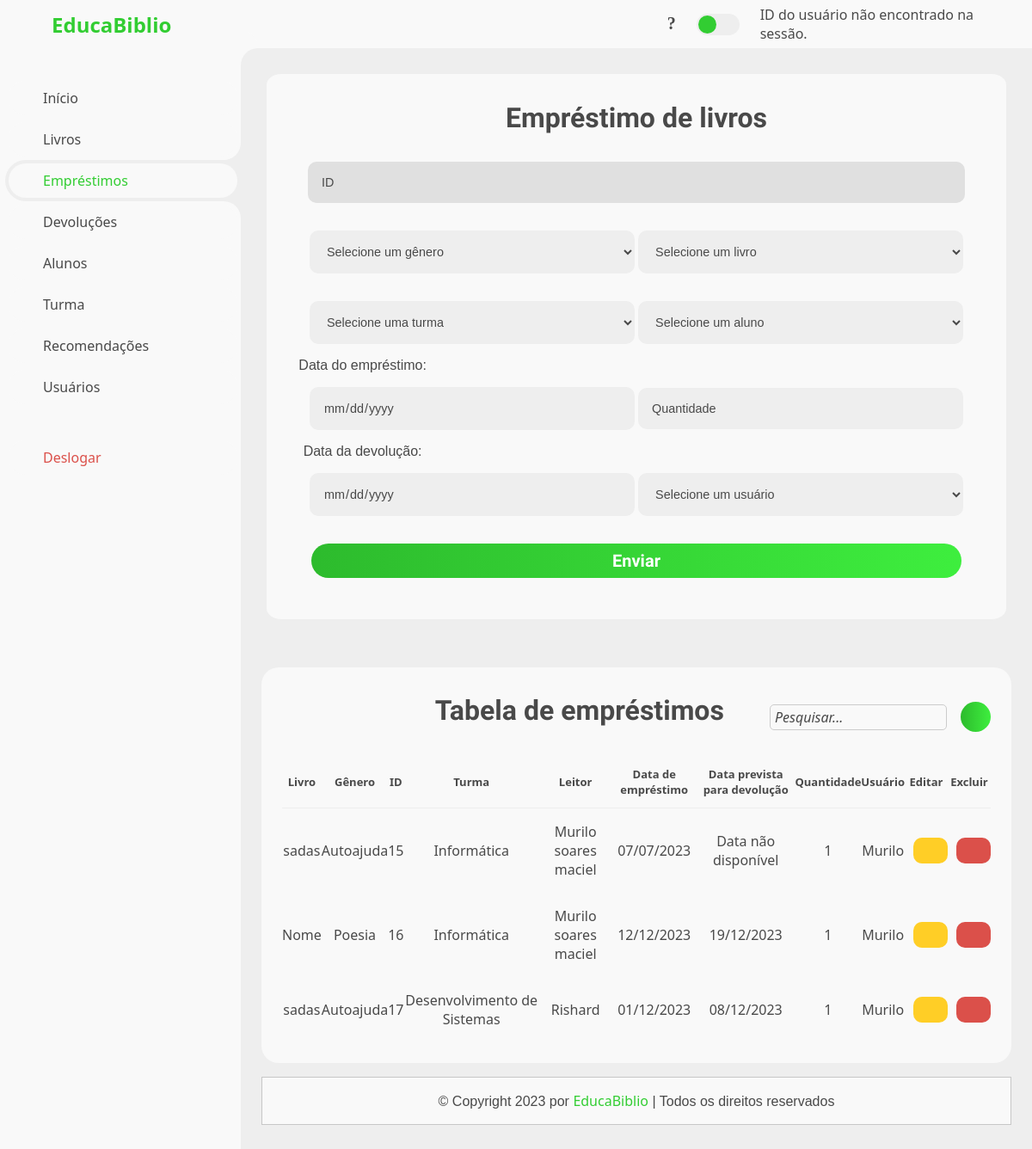
The app's page /View/emprestimos.php, older data.
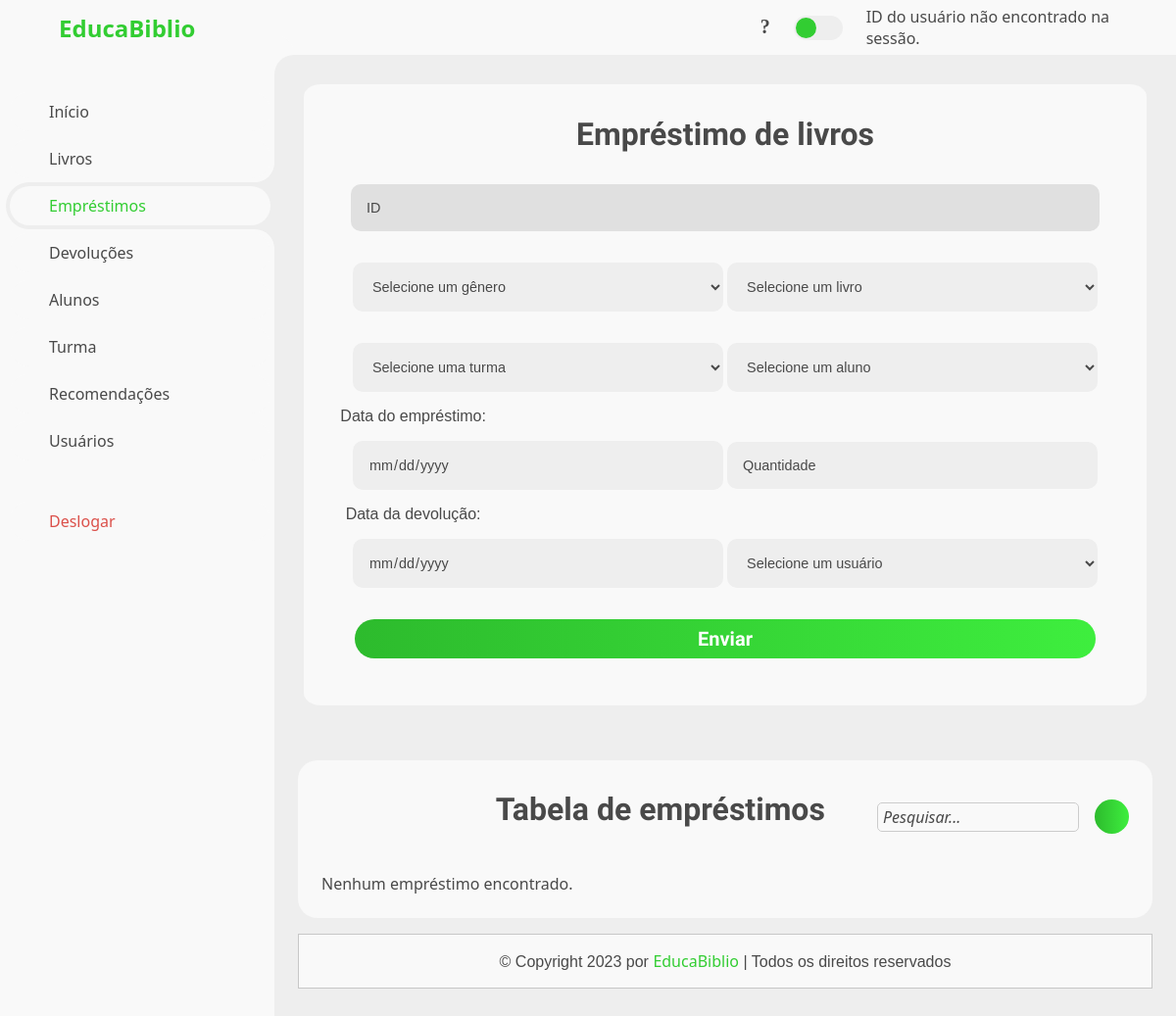
The same page, newer data.
### tables this page shows
CREATE TABLE IF NOT EXISTS `emprestimo` (
  `idEmprestimo` int NOT NULL AUTO_INCREMENT,
  `DataEmprestimo` date NOT NULL,
  `StatusEmprestimo` int NOT NULL,
  `livro_idLivro` int NOT NULL,
  `usuario_idUsuario` int NOT NULL,
  `prof_idProf` int DEFAULT NULL,
  `aluno_idAluno` int DEFAULT NULL,
  `Quantidade_emp` int NOT NULL,
  PRIMARY KEY (`idEmprestimo`),
  KEY `fk_empestimo_livro1_idx` (`livro_idLivro`),
  KEY `fk_empestimo_usuario1_idx` (`usuario_idUsuario`),
  KEY `fk_empestimo_prof1_idx` (`prof_idProf`),
  KEY `fk_empestimo_aluno1_idx` (`aluno_idAluno`)
);

CREATE TABLE IF NOT EXISTS `livro` (
  `idLivro` int NOT NULL AUTO_INCREMENT,
  `NomeLivro` varchar(100) NOT NULL,
  `IBSMLivro` varchar(50) DEFAULT NULL,
  `LocalLivro` varchar(250) DEFAULT NULL,
  `PrateleiraLivro` varchar(100) DEFAULT NULL,
  `ColunaLivro` varchar(100) DEFAULT NULL,
  `autor_idAutor` int NOT NULL,
  `Genero_idGenero` int NOT NULL,
  `Idioma_idIdioma` int NOT NULL,
  `FotoLivro` blob,
  `EditoraLivro` varchar(100) DEFAULT NULL,
  `EdicaoLivro` varchar(100) DEFAULT NULL,
  `CaminhoFotoLivro` varchar(255) DEFAULT NULL,
  `Quantidadelivros` int NOT NULL,
  `DidaticoLivro` varchar(10) DEFAULT NULL,
  `autor_idAutor1` int NOT NULL,
  PRIMARY KEY (`idLivro`),
  KEY `fk_Livro_Altor_idx` (`autor_idAutor`),
  KEY `fk_Livro_Genero1_idx` (`Genero_idGenero`),
  KEY `fk_Livro_Idioma1_idx` (`Idioma_idIdioma`),
  KEY `fk_livro_autor1_idx` (`autor_idAutor1`)
);

CREATE TABLE IF NOT EXISTS `genero` (
  `idGenero` int NOT NULL AUTO_INCREMENT,
  `NomeGenero` varchar(50) NOT NULL,
  PRIMARY KEY (`idGenero`)
);

CREATE TABLE IF NOT EXISTS `turma` (
  `IdTurma` int NOT NULL AUTO_INCREMENT,
  `AnoTurma` varchar(50) NOT NULL,
  `NomeTurma` varchar(50) DEFAULT NULL,
  `AnodeInicio` int DEFAULT NULL,
  PRIMARY KEY (`IdTurma`)
);

CREATE TABLE IF NOT EXISTS `aluno` (
  `idAluno` int NOT NULL AUTO_INCREMENT,
  `NomeAluno` varchar(100) NOT NULL,
  `EmailAluno` varchar(100) DEFAULT NULL,
  `ObsAluno` varchar(250) DEFAULT NULL,
  `Turma_idTurma` int NOT NULL,
  PRIMARY KEY (`idAluno`),
  KEY `fk_Aluno_Turma1_idx` (`Turma_idTurma`)
);

CREATE TABLE IF NOT EXISTS `usuario` (
  `idUsuario` int NOT NULL AUTO_INCREMENT,
  `UserUsuario` varchar(100) NOT NULL,
  `NomeUsuario` varchar(100) NOT NULL,
  `EmailUsuario` varchar(100) NOT NULL,
  `SenhaUsuario` varchar(100) NOT NULL,
  `FotoUsuario` blob,
  `CamFoto` varchar(200) NOT NULL,
  PRIMARY KEY (`idUsuario`)
);

CREATE TABLE IF NOT EXISTS `devolucao` (
  `idDevolucao` int NOT NULL AUTO_INCREMENT,
  `DataDevolucao` date NOT NULL,
  `DataDevolvida` date DEFAULT NULL,
  `StatusDevolucao` int NOT NULL,
  `emprestimo_idEmprestimo` int NOT NULL,
  PRIMARY KEY (`idDevolucao`),
  KEY `fk_devolucao_empestimo1_idx` (`emprestimo_idEmprestimo`)
);

### View/emprestimos.php (the view, shortened to what the changed rows need)
<!DOCTYPE html>
<html lang="pt-br">
<head>
	<link rel="stylesheet" href="../CSS/style.css">
	<link rel="stylesheet" href="../CSS/popup5.css">
</head>
<body>
	<section id="content">
		</head>
		<body>
			<main>
				<div class="table-data">
					<div class="order">
						<div class="head">
							<h3>Tabela de empréstimos</h3>
							<input type="text" id="searchInput" class="searchInput" placeholder="Pesquisar...">
							<button class="pdf-button">
								<i class="fas fa-file-pdf"></i></button>
						</div>
						<?php
						$conexao = new CConexao();
						$conn = $conexao->getConnection();
						$sql = "SELECT
          livro.NomeLivro AS TituloLivro,
          genero.NomeGenero,
          emprestimo.idEmprestimo,
          turma.NomeTurma,
          aluno.NomeAluno,
          emprestimo.DataEmprestimo,
          devolucao.DataDevolucao,
          emprestimo.Quantidade_emp,
          usuario.UserUsuario,
          usuario.EmailUsuario
      FROM emprestimo
      INNER JOIN livro ON emprestimo.livro_idLivro = livro.idLivro
      INNER JOIN genero ON livro.Genero_idGenero = genero.idGenero
      INNER JOIN aluno ON emprestimo.aluno_idAluno = aluno.idAluno
      INNER JOIN turma ON aluno.Turma_idTurma = turma.IdTurma
      INNER JOIN usuario ON emprestimo.usuario_idUsuario = usuario.idUsuario
      LEFT JOIN devolucao ON emprestimo.idEmprestimo = devolucao.emprestimo_idEmprestimo";
						$result = $conn->query($sql);
						if ($result === false) {
							$errorInfo = $conn->errorInfo();
							echo "Erro na consulta SQL: " . $errorInfo[2];
						} else {
							if ($result->rowCount() > 0) {
								$emprestimos = $result->fetchAll(PDO::FETCH_ASSOC);
								echo "<table>";
								echo "<thead>";
								echo "<tr>";
								echo "<th><center>Livro</center></th>";
								echo "<th><center>Gênero</center></th>";
								echo "<th><center>ID</center></th>";
								echo "<th><center>Turma</center></th>";
								echo "<th><center>Leitor</center></th>";
								echo "<th><center>Data de empréstimo</center></th>";
								echo "<th><center>Data prevista para devolução</center></th>";
								echo "<th><center>Quantidade</center></th>";
								echo "<th><center>Usuário</center></th>";
								echo "<th><center>Editar</center></th>";
								echo "<th><center>Excluir</center></th>";
								echo "</tr>";
								echo "</thead>";
								echo "<tbody>";
								foreach ($emprestimos as $row) {
									echo "<tr>";
									echo "<td><center>" . $row["TituloLivro"] . "</center></td>";
									echo "<td><center>" . $row["NomeGenero"] . "</center></td>";
									echo "<td><center>" . $row["idEmprestimo"] . "</center></td>";
									echo "<td><center>" . $row["NomeTurma"] . "</center></td>";
									echo "<td><center>" . $row["NomeAluno"] . "</center></td>";
									if ($row["DataEmprestimo"] !== null) {
										echo "<td><center>" . date('d/m/Y', strtotime($row["DataEmprestimo"])) . "</center></td>";
									} else {
										echo "<td><center>Data não disponível</center></td>";
									}
									if ($row["DataDevolucao"] !== null) {
										echo "<td><center>" . date('d/m/Y', strtotime($row["DataDevolucao"])) . "</center></td>";
									} else {
										echo "<td><center>Data não disponível</center></td>";
									}
									echo "<td><center>" . $row["Quantidade_emp"] . "</center></td>";
									echo "<td><center>" . $row["UserUsuario"] . "</center></td>";
									echo "<td><center><button class='edit-button'><i class='fas fa-pencil-alt'></i></button></center></td>";
									echo "<td><div class='container'><center><button class='delete-button' type='submit' onclick='handlePopup(true)'><i class='fas fa-trash-alt'></i></button></center><div class='popup' id='popup'><img src='../img/decisao.png' aria-label='popup decisão'><h2 class='title'>Aviso!</h2><p class='desc'>Deseja mesmo excluir?</p><button class='close-popup-button' type='submit' onclick='handlePopup(false)'>Fechar</button><a href='../Controller/CExcluir_usuario.php?id={$row["idEmprestimo"]}'><button class='close-popup-button'>Excluir</button></a></div></div></div></td>";
									echo "</tr>";
								}
							} else {
								echo "<p>Nenhum empréstimo encontrado.</p>";
							}
						}
						?>
					</div>
				</div>
			</main>
	</section>
</body>
</html>
</body>
</html>

Row changes from the older to the newer data that the page shows:
removed emprestimo: livro_idLivro.NomeLivro "sadas", genero.NomeGenero "Autoajuda", idEmprestimo "15", turma.NomeTurma "Informática", aluno_idAluno.NomeAluno "Murilo soares maciel", DataEmprestimo "07/07/2023", shows "Data não disponível", Quantidade_emp "1", usuario_idUsuario.UserUsuario "Murilo"
removed emprestimo: livro_idLivro.NomeLivro "Nome", genero.NomeGenero "Poesia", idEmprestimo "16", turma.NomeTurma "Informática", aluno_idAluno.NomeAluno "Murilo soares maciel", DataEmprestimo "12/12/2023", devolucao.DataDevolucao "19/12/2023", Quantidade_emp "1", usuario_idUsuario.UserUsuario "Murilo"
removed emprestimo: livro_idLivro.NomeLivro "sadas", genero.NomeGenero "Autoajuda", idEmprestimo "17", turma.NomeTurma "Desenvolvimento de Sistemas", aluno_idAluno.NomeAluno "Rishard", DataEmprestimo "01/12/2023", devolucao.DataDevolucao "08/12/2023", Quantidade_emp "1", usuario_idUsuario.UserUsuario "Murilo"
Text that changed along with them:
text no longer shown: "Livro Gênero ID Turma Leitor Data de empréstimo Data prevista para devolução Quantidade Usuário Editar Excluir"
text now shown: "Nenhum empréstimo encontrado."
